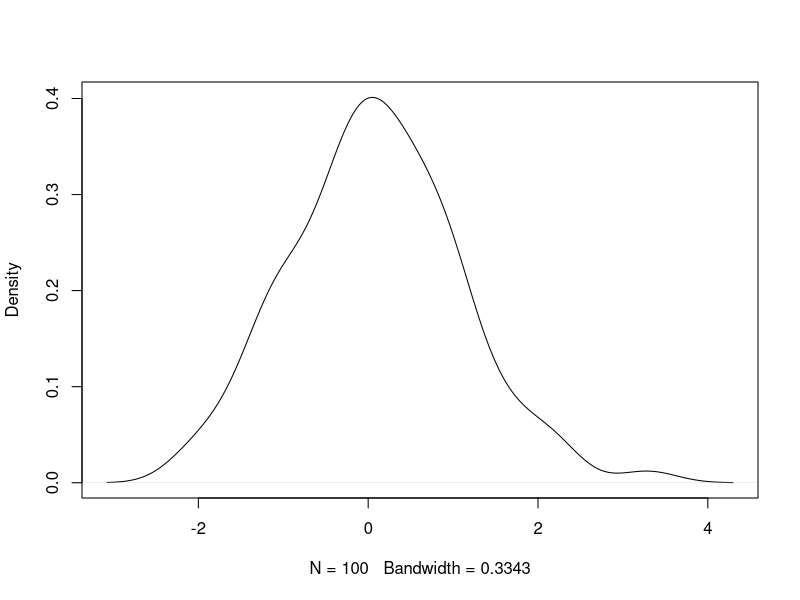

Generate this figure with R:
## ---- chunk 1
data=rnorm(100)
plot(density(data), main = "")
## ---- chunk 2
mean_data = mean(data)
